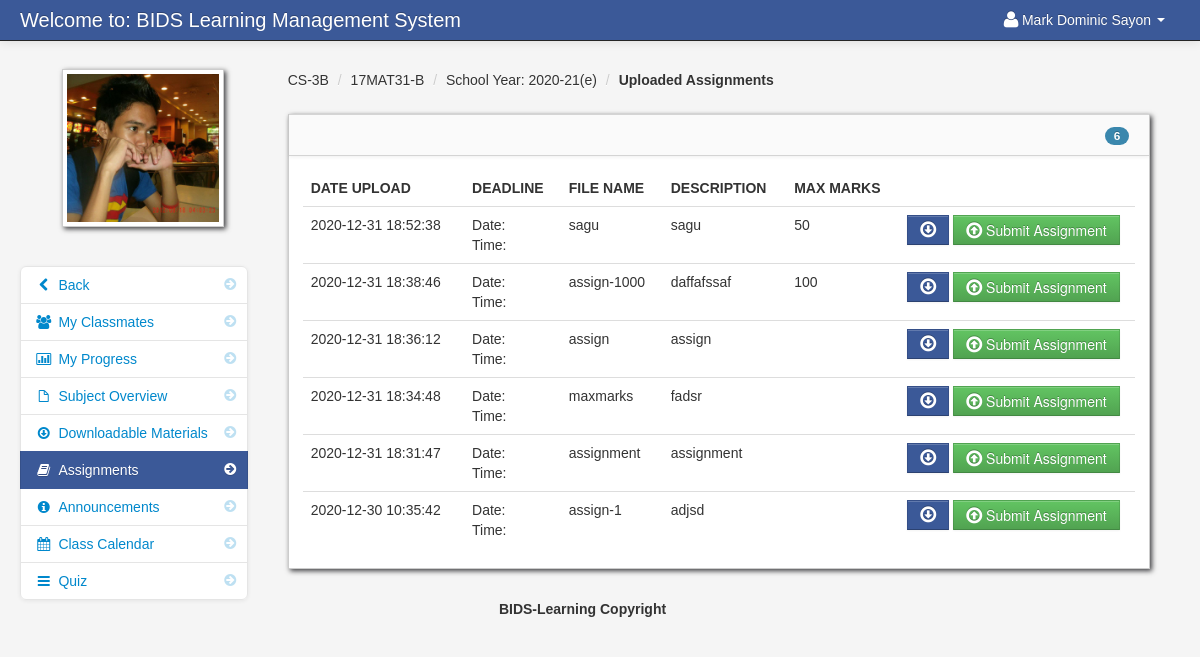
The app's page /assignment_student.php?id=196 (signed in), older data.
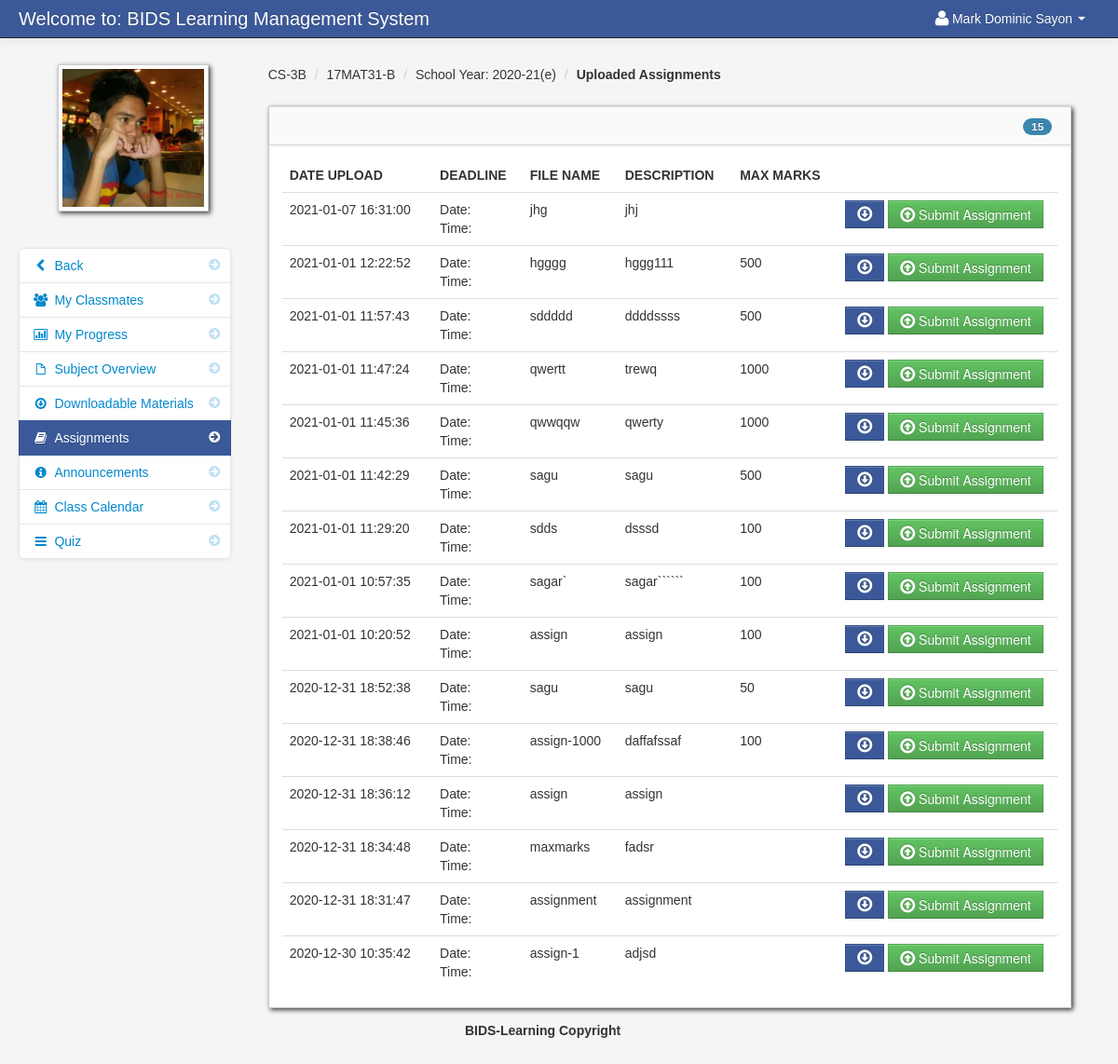
The same page, newer data.
### tables this page shows
CREATE TABLE `assignment` (
  `assignment_id` int(11) NOT NULL,
  `floc` varchar(300) NOT NULL,
  `fdatein` varchar(100) NOT NULL,
  `fdesc` varchar(100) NOT NULL,
  `teacher_id` int(11) NOT NULL,
  `class_id` int(11) NOT NULL,
  `fname` varchar(100) NOT NULL,
  `maxmarks` varchar(215) NOT NULL
);

### assignment_student.php (the view, shortened to what this page needs)
<?php include('header_dashboard.php'); ?>
<?php $get_id = $_GET['id']; ?>
    <body>
		<?php include('navbar_student.php'); ?>
        <div class="container-fluid">
            <div class="row-fluid">
				<?php include('assignment_link_student.php'); ?>
                <div class="span9" id="content">
                     <div class="row-fluid">
										<?php $class_query = mysqli_query($conn,"select * from teacher_class
										LEFT JOIN class ON class.class_id = teacher_class.class_id
										LEFT JOIN subject ON subject.subject_id = teacher_class.subject_id
										where teacher_class_id = '$get_id'")or die(mysqli_error());
										$class_row = mysqli_fetch_array($class_query);
										?>
					     <ul class="breadcrumb">
							<li><a href="#"><?php echo $class_row['class_name']; ?></a> <span class="divider">/</span></li>
							<li><a href="#"><?php echo $class_row['subject_code']; ?></a> <span class="divider">/</span></li>
							<li><a href="#">School Year: <?php echo $class_row['school_year']; ?></a> <span class="divider">/</span></li>
							<li><a href="#"><b>Uploaded Assignments</b></a></li>
						</ul>
                        <div id="block_bg" class="block">
                            <div class="navbar navbar-inner block-header">
								<?php $query = mysqli_query($conn,"select * FROM assignment where class_id = '$get_id'  order by fdatein DESC")or die(mysqli_error());
									  $count  = mysqli_num_rows($query);
								?>
                                <div id="" class="muted pull-right"><span class="badge badge-info"><?php echo $count; ?></span></div>
                            </div>
                            <div class="block-content collapse in">
                                <div class="span12">
								<?php
									$query = mysqli_query($conn,"select * FROM assignment where class_id = '$get_id'  order by fdatein DESC")or die(mysqli_error());
									$count = mysqli_num_rows($query);
									if ($count == '0'){?>
									<div class="alert alert-info">No Assignment Currently Uploaded</div>
									<?php
									}else{
								?>
  											<table cellpadding="0" cellspacing="0" border="0" class="table" id="">
										<thead>
										        <tr>
												<th>Date Upload</th>
												<th>DeadLine</th>
												<th>File Name</th>
												<th>Description</th>
												<th>Max Marks</th>
												<th></th>
												</tr>
										</thead>
										<tbody>
                              		<?php
										$query = mysqli_query($conn,"select * FROM assignment where class_id = '$get_id'  order by fdatein DESC")or die(mysqli_error());
										while($row = mysqli_fetch_array($query)){
										$id  = $row['assignment_id'];
										$floc = $row['floc'];
									?>
										<tr>
										 <td><?php echo $row['fdatein']; ?></td>
										 <td><?php echo "Date:";echo $row['deadline_date']; echo "<br>Time:</br>";echo $row['deadline_time']; ?></td>
                                         <td><?php  echo $row['fname']; ?></td>
                                         <td><?php echo $row['fdesc']; ?></td>
                                         <td><?php echo $row['maxmarks']; ?></td>
                                         <td width="220">
										 <form id="assign" method="post" action="submit_assignment.php<?php echo '?id='.$get_id ?>&<?php echo 'post_id='.$id ?>">
										 <?php
											if ($floc == ""){
											}else{
										 ?>
										  <a data-placement="bottom" title="Download" id="<?php echo $id; ?>download"  class="btn btn-info" href="<?php echo $row['floc']; ?>"><i class="icon-download icon-large"></i></a>
										<?php } ?>
										 <button  data-placement="bottom" title="Submit Assignment" id="<?php echo $id; ?>submit" class="btn btn-success" name="btn_assign"><i class="icon-upload icon-large"></i> Submit Assignment</button>
										 </form>
										 </td>
                                </tr>
						 <?php } ?>
										</tbody>
									</table>
						 <?php } ?>
                                </div>
                            </div>
                        </div>
                    </div>
                </div>
            </div>
		<?php include('footer.php'); ?>
        </div>
		<?php include('script.php'); ?>
    </body>
</html>

Row changes from the older to the newer data that the page shows:
added assignment: fdatein "2021-01-07 16:31:00", fname "jhg", fdesc "jhj"
added assignment: fdatein "2021-01-01 12:22:52", fname "hgggg", fdesc "hggg111", maxmarks "500"
added assignment: fdatein "2021-01-01 11:57:43", fname "sddddd", fdesc "ddddssss", maxmarks "500"
added assignment: fdatein "2021-01-01 11:47:24", fname "qwertt", fdesc "trewq", maxmarks "1000"
added assignment: fdatein "2021-01-01 11:45:36", fname "qwwqqw", fdesc "qwerty", maxmarks "1000"
added assignment: fdatein "2021-01-01 11:42:29", fname "sagu", fdesc "sagu", maxmarks "500"
added assignment: fdatein "2021-01-01 11:29:20", fname "sdds", fdesc "dsssd", maxmarks "100"
added assignment: fdatein "2021-01-01 10:57:35", fname "sagar`", fdesc "sagar``````", maxmarks "100"
added assignment: fdatein "2021-01-01 10:20:52", fname "assign", fdesc "assign", maxmarks "100"
Text that changed along with them:
$count: "6" → "15"
